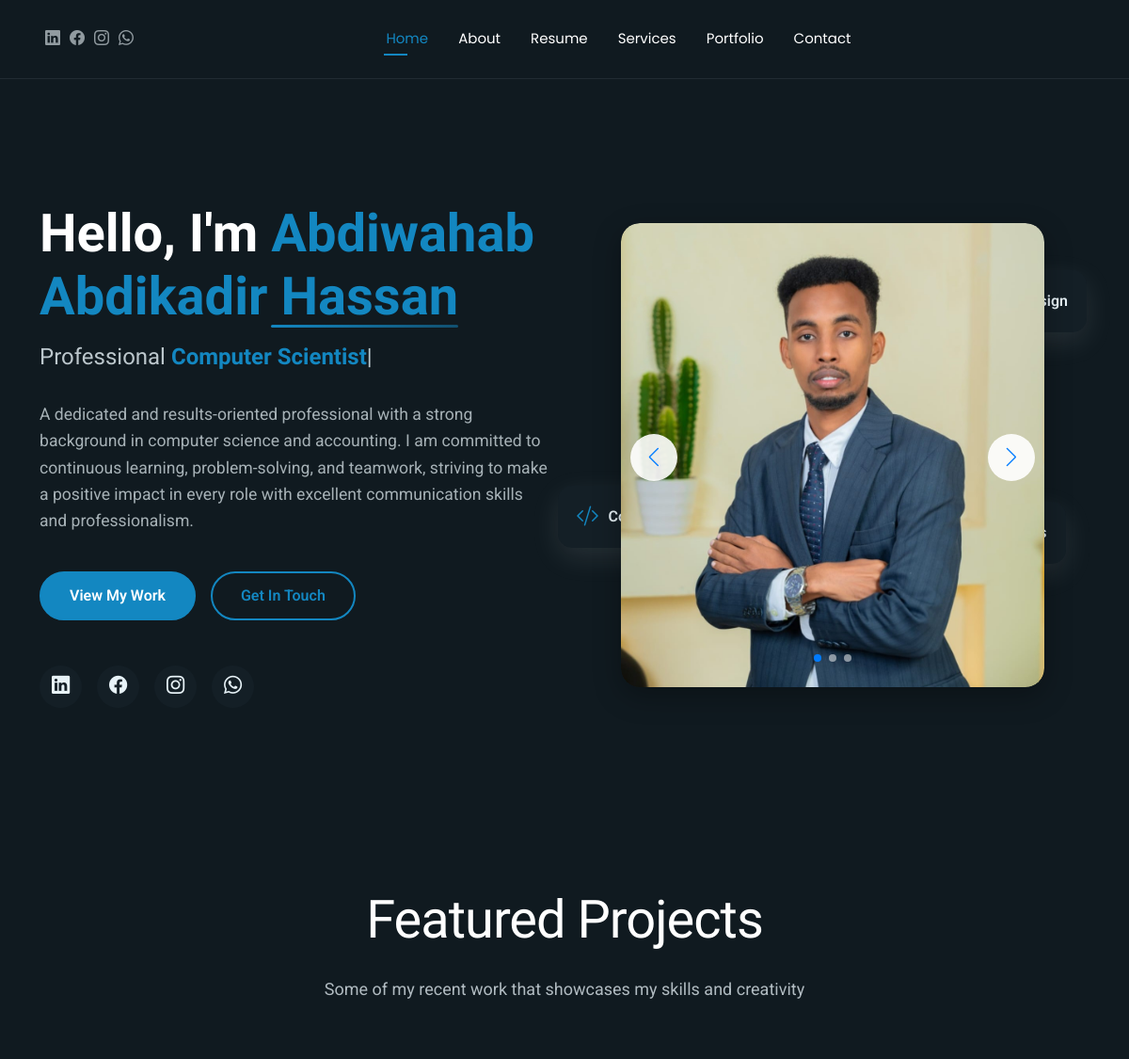
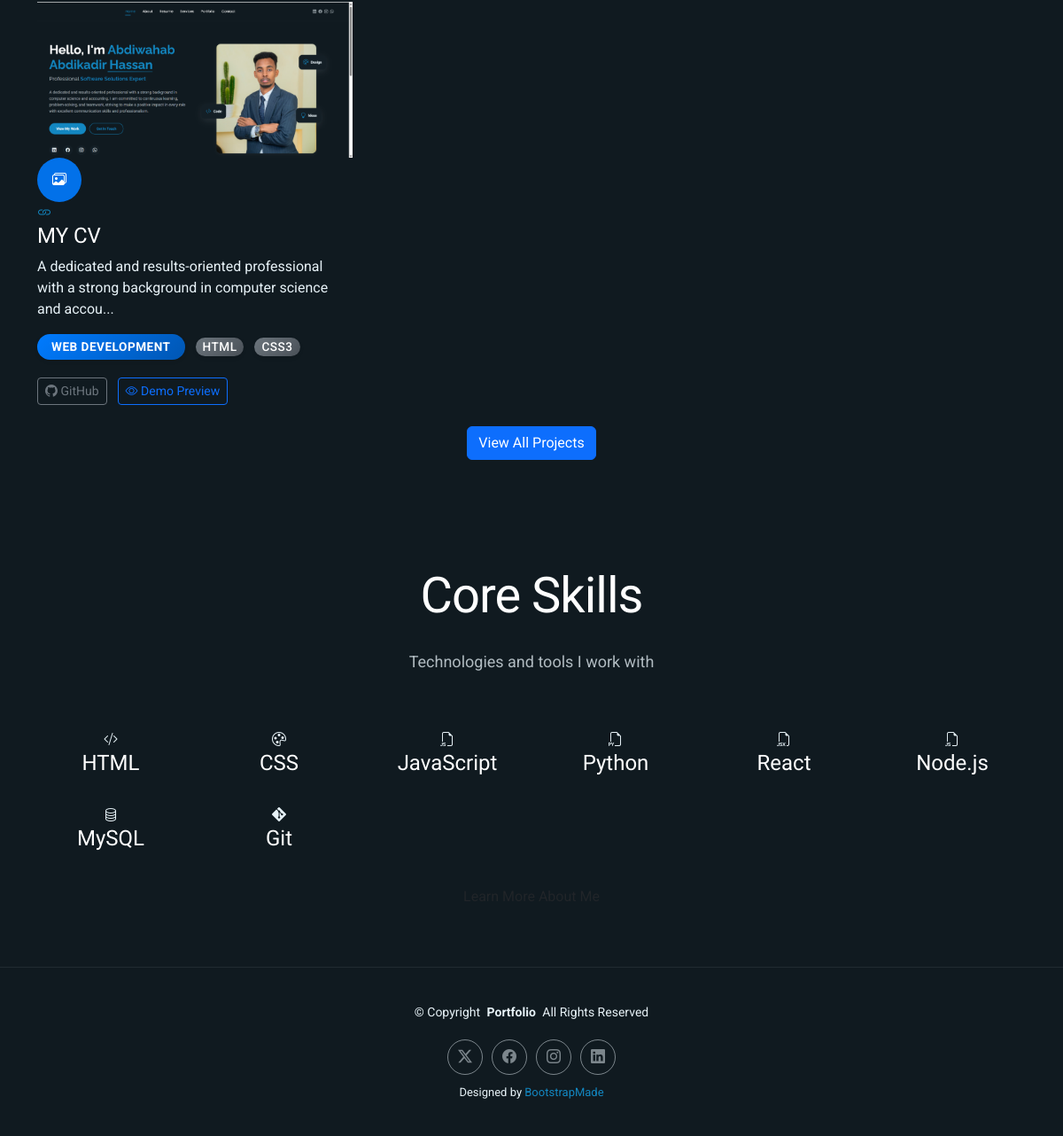
The page / on the database its author committed (2 pictures, top to bottom).
### app.py (models this page shows, shortened)
class Project(db.Model):
    id = db.Column(db.Integer, primary_key=True)
    title = db.Column(db.String(200), nullable=False)
    description = db.Column(db.Text, nullable=False)
    long_description = db.Column(db.Text)
    category = db.Column(db.String(100), nullable=False)
    image_url = db.Column(db.String(200))  # Main/thumbnail image
    gallery_images = db.Column(db.Text)  # JSON array of gallery images
    project_url = db.Column(db.String(200))
    github_url = db.Column(db.String(200))
    _technologies = db.Column('technologies', db.Text)  # JSON string
    featured = db.Column(db.Boolean, default=False)
    created_at = db.Column(db.DateTime, default=datetime.utcnow)
    updated_at = db.Column(db.DateTime, default=datetime.utcnow, onupdate=datetime.utcnow)
    @property
    def technologies(self):
        if self._technologies:
            try:
                return json.loads(self._technologies)
            except:
                return []
        return []
    @technologies.setter
    def technologies(self, value):
        """Set technologies from a list"""
        if isinstance(value, list):
            self._technologies = json.dumps(value)
        else:
            self._technologies = value
    @property
    def gallery_images_list(self):
        """Get gallery images as a list"""
        if self.gallery_images:
            try:
                return json.loads(self.gallery_images)
            except:
                return []
        return []

class Skill(db.Model):
    id = db.Column(db.Integer, primary_key=True)
    name = db.Column(db.String(100), nullable=False)
    category = db.Column(db.String(50), nullable=False)
    proficiency = db.Column(db.Integer, nullable=False)  # 0-100
    description = db.Column(db.Text)
    icon = db.Column(db.String(100))
    created_at = db.Column(db.DateTime, default=datetime.utcnow)

### app.py (the view)
@app.route('/')
def index():
    projects = Project.query.filter_by(featured=True).limit(6).all()
    skills = Skill.query.all()
    experiences = Experience.query.order_by(Experience.start_date.desc()).limit(3).all()
    return render_template('index.html', projects=projects, skills=skills, experiences=experiences)

### templates/index.html (shortened to what this page needs)
{% extends "base.html" %}
{% block body_class %}index-page{% endblock %}
{% block content %}
<section id="hero" class="hero section">
  <div class="container" data-aos="fade-up" data-aos-delay="100">
    <div class="row gy-4 align-items-center">
      <div class="col-lg-6 order-2 order-lg-1">
        <div class="hero-content">
          <h1 data-aos="fade-up" data-aos-delay="200">Hello, I'm <span class="highlight">Abdiwahab Abdikadir Hassan</span></h1>
          <h2 data-aos="fade-up" data-aos-delay="300">Professional <span class="typed" data-typed-items="Computer Scientist, Graphic Designer, Web Developer, Software Solutions Expert"></span></h2>
          <p data-aos="fade-up" data-aos-delay="400">A dedicated and results-oriented professional with a strong background in computer science and accounting. I am committed to continuous learning, problem-solving, and teamwork, striving to make a positive impact in every role with excellent communication skills and professionalism.</p>
          <div class="hero-actions" data-aos="fade-up" data-aos-delay="500">
            <a href="{{ url_for('portfolio') }}" class="btn btn-primary">View My Work</a>
            <a href="{{ url_for('contact') }}" class="btn btn-outline">Get In Touch</a>
          </div>
          <div class="social-links" data-aos="fade-up" data-aos-delay="600">
            <a href="https://www.linkedin.com/in/abdiwahaab-abdikadir-aa66652bb" target="_blank"><i class="bi bi-linkedin"></i></a>
            <a href="https://www.facebook.com/naagwxba.aanogeyn/" target="_blank"><i class="bi bi-facebook"></i></a>
            <a href="https://www.instagram.com/abdiwahab8138/" target="_blank"><i class="bi bi-instagram"></i></a>
            <a href="https://wa.me/254116052716" target="_blank"><i class="bi bi-whatsapp"></i></a>
          </div>
        </div>
      </div>
      <div class="col-lg-6 order-1 order-lg-2">
        <div class="hero-image" data-aos="zoom-in" data-aos-delay="300">
          <div class="image-wrapper">
            <div class="hero-slider swiper" data-aos="zoom-in" data-aos-delay="300">
              <div class="swiper-wrapper">
                <div class="swiper-slide">
                  <img src="{{ url_for('static', filename='assets/img/profile/profile-square-11.webp') }}" alt="Abdiwahab Abdikadir Hassan" class="img-fluid">
                </div>
              </div>
              <div class="swiper-pagination"></div>
              <div class="swiper-button-next"></div>
              <div class="swiper-button-prev"></div>
            </div>
            <div class="floating-elements">
              <div class="floating-card design" data-aos="fade-left" data-aos-delay="700">
                <span>Design</span>
              </div>
              <div class="floating-card code" data-aos="fade-right" data-aos-delay="800">
                <i class="bi bi-code-slash"></i>
                <span>Code</span>
              </div>
              <div class="floating-card creativity" data-aos="fade-up" data-aos-delay="900">
                <span>Ideas</span>
              </div>
            </div>
          </div>
        </div>
      </div>
    </div>
  </div>
</section>
{% if projects %}
<section id="featured-projects" class="featured-projects section">
  <div class="container" data-aos="fade-up" data-aos-delay="100">
    <div class="section-title">
      <h2>Featured Projects</h2>
      <p>Some of my recent work that showcases my skills and creativity</p>
    </div>
    <div class="row g-4">
      {% for project in projects %}
      <div class="col-lg-4 col-md-6" data-aos="fade-up" data-aos-delay="{{ loop.index * 100 }}">
        <div class="project-card">
          <div class="project-img" style="cursor: pointer;" data-project-id="{{ project.id }}" onclick="openProjectGallery(this.dataset.projectId)">
            {% if project.image_url %}
            <img src="{{ url_for('uploaded_file', filename=project.image_url) }}" alt="{{ project.title }}" class="img-fluid">
            {% endif %}
            <div class="project-overlay">
              <a href="javascript:void(0)" data-project-id="{{ project.id }}" onclick="openProjectGallery(this.dataset.projectId)" class="project-gallery-link" title="View Gallery">
                <i class="bi bi-images"></i>
              </a>
              <a href="{{ url_for('portfolio_details', project_id=project.id) }}" class="project-details-link" title="View Details">
                <i class="bi bi-link"></i>
              </a>
            </div>
          </div>
          <div class="project-info">
            <h4>{{ project.title }}</h4>
            <p>{{ project.description[:100] }}{% if project.description|length > 100 %}...{% endif %}</p>
            <div class="project-tags">
              <span class="badge bg-primary text-white fw-bold px-3 py-2">{{ project.category }}</span>
              {% if project.technologies %}
                {% for tech in project.technologies[:2] %}
                <span class="badge bg-secondary text-white fw-medium px-2 py-1">{{ tech }}</span>
                {% endfor %}
              {% endif %}
            </div>
            <div class="project-links mt-3">
              {% if project.github_url %}
              <a href="{{ project.github_url }}" target="_blank" class="btn btn-outline-secondary btn-sm me-2" title="View on GitHub">
                <i class="bi bi-github"></i> GitHub
              </a>
              {% endif %}
              {% if project.project_url %}
              <a href="{{ project.project_url }}" target="_blank" class="btn btn-outline-primary btn-sm" title="View Live Demo">
                <i class="bi bi-eye"></i> Demo Preview
              </a>
              {% endif %}
            </div>
          </div>
        </div>
      </div>
      {% endfor %}
    </div>
    <div class="text-center mt-4" data-aos="fade-up" data-aos-delay="400">
      <a href="{{ url_for('portfolio') }}" class="btn btn-primary">View All Projects</a>
    </div>
  </div>
</section>
{% endif %}
{% if skills %}
<section id="skills-preview" class="skills-preview section">
  <div class="container" data-aos="fade-up" data-aos-delay="100">
    <div class="section-title">
      <h2>Core Skills</h2>
      <p>Technologies and tools I work with</p>
    </div>
    <div class="row g-4">
      {% for skill in skills[:8] %}
      <div class="col-6 col-md-3 col-lg-2" data-aos="fade-up" data-aos-delay="{{ loop.index * 100 }}">
        <div class="skill-item text-center">
          {% if skill.icon %}
          <i class="{{ skill.icon }}"></i>
          {% else %}
          <i class="bi bi-code-slash"></i>
          {% endif %}
          <h4>{{ skill.name }}</h4>
        </div>
      </div>
      {% endfor %}
    </div>
    <div class="text-center mt-4" data-aos="fade-up" data-aos-delay="400">
      <a href="{{ url_for('about') }}" class="btn btn-outline">Learn More About Me</a>
    </div>
  </div>
</section>
{% endif %}
{% endblock %}

### templates/base.html (shortened to what this page needs)
<!DOCTYPE html>
<html lang="en">
<head>
  <link href="{{ url_for('static', filename='assets/vendor/bootstrap/css/bootstrap.min.css') }}" rel="stylesheet">
  <link href="{{ url_for('static', filename='assets/vendor/bootstrap-icons/bootstrap-icons.css') }}" rel="stylesheet">
  <link href="{{ url_for('static', filename='assets/vendor/aos/aos.css') }}" rel="stylesheet">
  <link href="{{ url_for('static', filename='assets/vendor/swiper/swiper-bundle.min.css') }}" rel="stylesheet">
  <link href="{{ url_for('static', filename='assets/vendor/glightbox/css/glightbox.min.css') }}" rel="stylesheet">
  <link href="{{ url_for('static', filename='assets/css/main.css') }}" rel="stylesheet">
</head>
<body class="{% block body_class %}{% endblock %}">
  <header id="header" class="header d-flex align-items-center light-background sticky-top">
    <div class="container position-relative d-flex align-items-center justify-content-center">
      <nav id="navmenu" class="navmenu mx-auto">
        <ul class="d-flex justify-content-center">
          <li><a href="{{ url_for('index') }}" {% if request.endpoint == 'index' %}class="active"{% endif %}>Home</a></li>
          <li><a href="{{ url_for('about') }}" {% if request.endpoint == 'about' %}class="active"{% endif %}>About</a></li>
          <li><a href="{{ url_for('resume') }}" {% if request.endpoint == 'resume' %}class="active"{% endif %}>Resume</a></li>
          <li><a href="{{ url_for('services') }}" {% if request.endpoint == 'services' %}class="active"{% endif %}>Services</a></li>
          <li><a href="{{ url_for('portfolio') }}" {% if request.endpoint == 'portfolio' %}class="active"{% endif %}>Portfolio</a></li>
          <li><a href="{{ url_for('contact') }}" {% if request.endpoint == 'contact' %}class="active"{% endif %}>Contact</a></li>
        </ul>
      </nav>
      <div class="header-social-links">
        <a href="https://www.linkedin.com/in/abdiwahaab-abdikadir-aa66652bb" class="linkedin" target="_blank"><i class="bi bi-linkedin"></i></a>
        <a href="https://www.facebook.com/naagwxba.aanogeyn/" class="facebook" target="_blank"><i class="bi bi-facebook"></i></a>
        <a href="https://www.instagram.com/abdiwahab8138/" class="instagram" target="_blank"><i class="bi bi-instagram"></i></a>
        <a href="https://wa.me/254116052716" class="whatsapp" target="_blank"><i class="bi bi-whatsapp"></i></a>
      </div>
    </div>
  </header>
  <main class="main">
    {% block content %}{% endblock %}
  </main>
  <footer id="footer" class="footer">
    <div class="container">
      <div class="copyright text-center ">
        <p>© <span>Copyright</span> <strong class="px-1 sitename">Portfolio</strong> <span>All Rights Reserved<br></span></p>
      </div>
      <div class="social-links d-flex justify-content-center">
        <a href=""><i class="bi bi-twitter-x"></i></a>
        <a href=""><i class="bi bi-facebook"></i></a>
        <a href=""><i class="bi bi-instagram"></i></a>
        <a href=""><i class="bi bi-linkedin"></i></a>
      </div>
      <div class="credits">
        Designed by <a href="https://bootstrapmade.com/">BootstrapMade</a>
      </div>
    </div>
  </footer>
</body>
</html>

### templates/base.html (style rules this page uses)
.portfolio-tags .badge, .project-tags .badge { font-size: 0.85rem; letter-spacing: 0.5px; text-transform: uppercase; border-radius: 20px; margin-right: 8px; margin-bottom: 4px; display: inline-block; box-shadow: 0 2px 4px rgba(0,0,0,0.1); }
.portfolio-tags .badge.bg-primary, .project-tags .badge.bg-primary { background: linear-gradient(135deg, #007bff, #0056b3) !important; border: none; }
.portfolio-tags .badge.bg-secondary, .project-tags .badge.bg-secondary { background: linear-gradient(135deg, #6c757d, #495057) !important; border: none; }
.hero-slider { border-radius: 20px; overflow: hidden; box-shadow: 0 10px 30px rgba(0,0,0,0.3); }
.hero-slider .swiper-slide img { width: 100%; height: 100%; object-fit: cover; border-radius: 20px; }
.hero-slider .swiper-pagination { bottom: 20px; }
.hero-slider .swiper-button-next, .hero-slider .swiper-button-prev { color: #007bff; background: rgba(255,255,255,0.9); border-radius: 50%; width: 50px; height: 50px; }
.hero-slider .swiper-button-next:after, .hero-slider .swiper-button-prev:after { font-size: 20px; }
.portfolio-gallery-link, .project-gallery-link { background: rgba(0, 123, 255, 0.9); color: white; border-radius: 50%; width: 50px; height: 50px; display: flex; align-items: center; justify-content: center; text-decoration: none; transition: all 0.3s ease; margin-right: 10px; }

### rows shown on the page
Project: image_url (picture), title "MY CV", description "A dedicated and results-oriented professional with a strong background in computer science and accou", category "WEB DEVELOPMENT", 2 "HTML" "CSS3"
Skill: name "HTML"
Skill: name "CSS"
Skill: name "JavaScript"
Skill: name "Python"
Skill: name "React"
Skill: name "Node.js"
Skill: name "MySQL"
Skill: name "Git"
